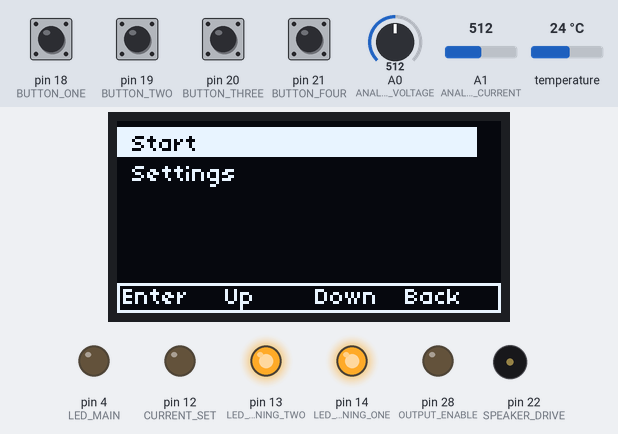
A program run on a simulated Arduino Mega 2560, built with avr-gcc and run on an emulated ATmega2560. Shown: 128×64 one-colour display, output pins drawn as LEDs (lit = HIGH), buzzer (waves = sounding). Inputs (shaded band) come from the test bench; at power-on: pin 18 (BUTTON_ONE), pin 19 (BUTTON_TWO), pin 20 (BUTTON_THREE), pin 21 (BUTTON_FOUR) HIGH, temperature 24 °C, A0 (ANALOG_VOLTAGE) = 512, A1 (ANALOG_CURRENT) = 512.

Above: at 1.5 s.
1.6 s: pin 18 (BUTTON_ONE) pulled LOW for 0.15 s
At 3.9 s:
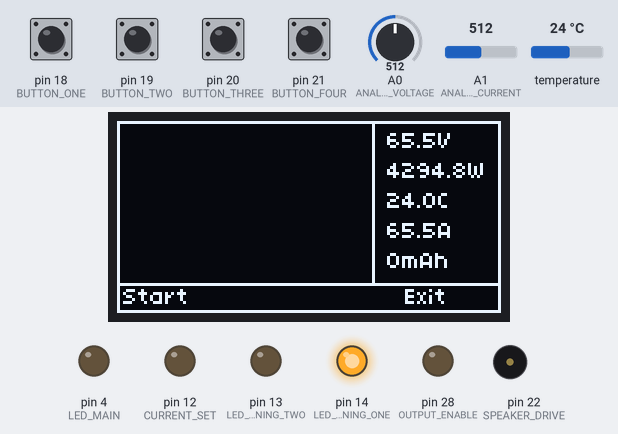
4.3 s: pin 18 (BUTTON_ONE) pulled LOW for 1 s
At 5.3 s:
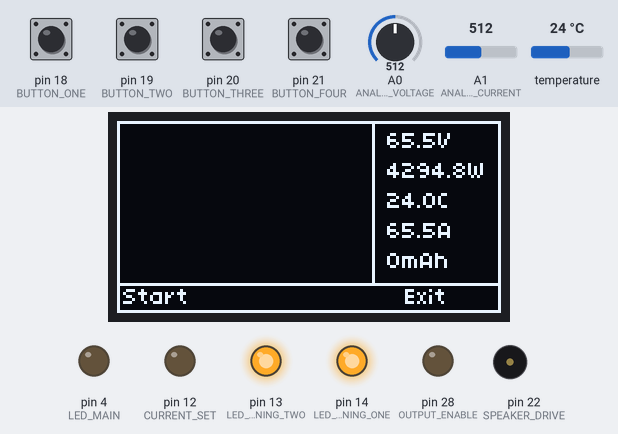
6.8 s: temperature set to 12 °C
At 8.9 s:
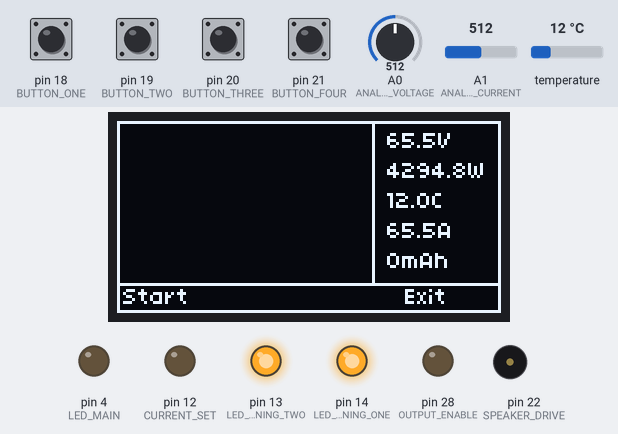
12.3 s: temperature set to 28 °C
At 14.1 s:
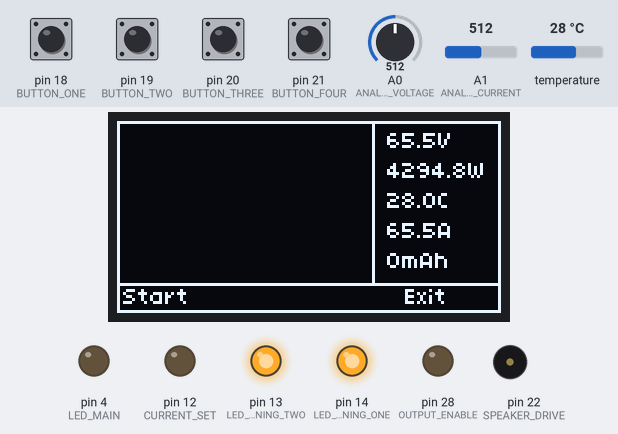
14.5 s: pin 21 (BUTTON_FOUR) pulled LOW for 0.15 s
At 15.4 s:
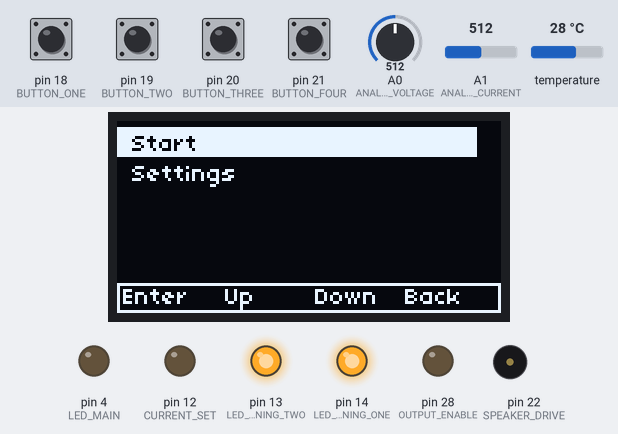
Timing chart, 0 to 17.3 s (numbered marks = the images above; inputs shaded):
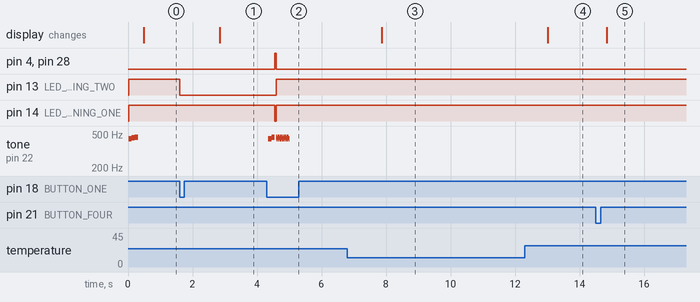

The program:

main.cpp
```cpp
#include <Arduino.h>
#include <TimerOne.h>
#include <U8glib.h>
#include "pins.h"
#include "buttons.h"
#include "adc.h"
#include "config.h"
#include "load_control.h"
#include "menu.h"
#include "sensors.h"
#include "sound.h"

U8GLIB_SH1106_128X64 u8g(U8G_I2C_OPT_NONE | U8G_I2C_OPT_DEV_0);

void setup() {

  u8g.setFont(u8g_font_04b_03);

  Timer1.initialize(20);
  //analogReadResolution(10);
  pinMode(BUTTON_ONE, INPUT_PULLUP);
  pinMode(BUTTON_TWO, INPUT_PULLUP);
  pinMode(BUTTON_THREE, INPUT_PULLUP);
  pinMode(BUTTON_FOUR, INPUT_PULLUP);
  pinMode(ANALOG_VOLTAGE, INPUT);
  pinMode(ANALOG_CURRENT, INPUT);
  pinMode(OUTPUT_ENABLE, OUTPUT);
  pinMode(CURRENT_SET, OUTPUT);
  pinMode(SPEAKER_DRIVE, OUTPUT);
  pinMode(LED_MAIN, OUTPUT);
  pinMode(LED_WARNING_ONE, OUTPUT);
  pinMode(LED_WARNING_TWO, OUTPUT);
  analogReference(INTERNAL2V56);
  Serial.begin(115200);
  one_wire_setup();

	digitalWrite(LED_WARNING_ONE, HIGH);
	digitalWrite(LED_WARNING_TWO, HIGH);
  sound_play_note(440, 100);
  sound_play_note(450, 100);
  sound_play_note(460, 100);
}

int fadeValue = 0;
int dir = 1;
void loop() {

  config_load();

  bool anything_updated = true;
  for(;;)
  {
      menu_run(&u8g, anything_updated);
      anything_updated = buttons_update();
  }

  /*if(dir == 1)
  {
    // sets the value (range from 0 to 255):
    analogWrite(LED_MAIN, fadeValue);
    analogWrite(LED_WARNING_ONE, 255-fadeValue);
    analogWrite(LED_WARNING_TWO, 255-fadeValue);

    if(++fadeValue == 255)
    {
      dir = 0;
    }
  }
  else if(dir == 0)
  {
    // sets the value (range from 0 to 255):
    analogWrite(LED_MAIN, fadeValue);
    analogWrite(LED_WARNING_ONE, 255-fadeValue);
    analogWrite(LED_WARNING_TWO, 255-fadeValue);
    // wait for 30 milliseconds to see the dimming effect
    if(--fadeValue == 0)
    {
      dir = 1;
    }
  }

  delay(1);*/
}
```

adc.h
```cpp
#ifndef _ADC_H_
#define _ADC_H_

uint16_t adc_get_reading(uint8_t pin);
uint16_t adc_raw_voltage();
uint16_t adc_raw_current();
uint16_t adc_get_voltage();
uint16_t adc_get_current();

#endif
```

buttons.h
```cpp
#ifndef _BUTTONS_H_
#define _BUTTONS_H_

#include <U8glib.h>

typedef struct
{
  uint8_t button[4];
} button_state_t;

bool buttons_update();
bool button_get_state(uint8_t button);
button_state_t buttons_get_reset();
void button_wait_for_press(uint8_t button);
void buttons_draw(U8GLIB *u8g, const char* one, const char *two, const char *three, const char *four);

#endif
```

calibration.h
```cpp
#ifndef _CALIBRATION_H_
#define _CALIBRATION_H_

#define MAX_VOLTAGE              20000 // mV
#define MAX_CURRENT              5000 // mA
#define NUM_CALIBRATION_POINTS   20

typedef struct
{
  uint16_t adc_value;
  uint16_t out_value;
} calibration_point_t;

typedef struct
{
  calibration_point_t voltage[NUM_CALIBRATION_POINTS];
  calibration_point_t current[NUM_CALIBRATION_POINTS];
  calibration_point_t current_set[NUM_CALIBRATION_POINTS];
} config_calibration_t;

void do_calibration();
uint16_t calibrate_adc_value(uint16_t value, calibration_point_t calibration[NUM_CALIBRATION_POINTS]);

#endif
```

graph.h
```cpp
#ifndef _GRAPH_H_
#define _GRAPH_H_

#include <U8glib.h>

typedef struct
{
    uint16_t voltage;
    uint16_t current;
} log_point_t;

extern uint32_t graph_time_scale;

void graph_init();
void graph_add_point(uint16_t voltage, uint16_t current);
void graph_draw(U8GLIB *u8g, uint16_t x, uint16_t y, uint16_t w, uint16_t h);

#endif
```

load_control.h
```cpp
#ifndef _LOAD_CONTROL_H_
#define _LOAD_CONTROL_H_

#include <U8glib.h>

void load_enable(bool enable);
bool load_get_state();
void load_set_raw_pwm(uint16_t pwm);
void load_set_current(uint16_t current);

void load_init();
bool load_run(U8GLIB *u8g, bool anything_updated);

#endif
```

menu.h
```cpp
#ifndef _MENU_H_
#define _MENU_H_
#include <Arduino.h>
#include <U8glib.h>

typedef enum
{
    APPLICATION,
    SUB_MENU,
    INTEGER,
    MENU_END
} menu_item_type_t;

typedef struct
{
    void (*init)();
    bool (*run)(U8GLIB *u8g, bool anything_updated);
} application_t;


struct menu_t;

typedef struct menu_item_t
{
    menu_item_type_t type;
    const char *name;
    menu_t *sub_menu;
    application_t *application;
    const char *integer_suffix;
    uint16_t integer_scaling;
    uint16_t integer_decimal;
    uint32_t *integer;
} menu_item_t;

struct menu_t
{
    menu_item_t items[5];
    menu_t *parent;
    uint8_t selected_item;
} ;

extern menu_t main_menu;
extern menu_t *active_menu;
extern application_t *active_application;

void menu_run(U8GLIB *u8g, bool anything_updated);
void menu_update();

#endif
```

sensors.h
```cpp
#ifndef _SENSORS_H_
#define _SENSORS_H_

#include <Arduino.h>

void one_wire_setup();
uint8_t one_wire_get_num_sensors();
bool one_wire_get_temperatures(int16_t *temps);

#endif
```

sound.h
```cpp
#ifndef _SOUND_H_
#define _SOUND_H_

void sound_play_note(float frequency, uint16_t ms);

#endif
```

timer.h
```cpp
#ifndef _TIMER_H_
#define _TIMER_H_

#include <stdint.h>

#define SECONDS(x) (x * 1000)

struct timer_t
{
	uint32_t deadline;
	uint32_t set_time;
};

struct error_t
{
	bool warning;
	uint32_t timeout;
	uint32_t warn_time;
};

void timer_init(timer_t *timer, uint32_t set_time, bool initial);
void timer_reset(timer_t *timer);
bool timer_elapsed(timer_t *timer);

void error_init(error_t *error, uint32_t timeout);
void error_set(error_t *error, bool value);
bool error_get(error_t *error);

#endif
```

adc.cpp
```cpp
#include <Arduino.h>
#include "adc.h"
#include "pins.h"
#include "config.h"
#include "calibration.h"

uint16_t adc_get_reading(uint8_t pin)
{
    uint32_t value = 0;
    for(int i = 0; i < 20; i++)
    {
        value += analogRead(pin);
        delay(1);
    }
    return value / 20;
}

uint16_t adc_raw_voltage()
{
    return adc_get_reading(ANALOG_VOLTAGE);
}
uint16_t adc_raw_current()
{
    return adc_get_reading(ANALOG_CURRENT);
}

uint16_t adc_get_voltage()
{
  uint16_t raw = adc_raw_voltage();
  return calibrate_adc_value(raw, config.calibration.voltage);
}

uint16_t adc_get_current()
{
  uint16_t raw = adc_raw_current();
  return calibrate_adc_value(raw, config.calibration.current);
}
```

buttons.cpp
```cpp
#include <Arduino.h>
#include "buttons.h"
#include "pins.h"

#define DEBOUNCE_DELAY 10

typedef struct
{
    uint32_t last[4];
} debounce_t;


debounce_t debounce = {0};
button_state_t button_state = {0};
button_state_t button_last_state = {0};
button_state_t button_state_reset = {0};


bool buttons_update()
{
    button_state_t buttons = {!digitalRead(BUTTON_ONE), !digitalRead(BUTTON_TWO), !digitalRead(BUTTON_THREE), !digitalRead(BUTTON_FOUR)};
    bool anything_updated = false;

    for(int i = 0; i < 4; i++)
    {
        if(buttons.button[i] != button_last_state.button[i])
        {
            debounce.last[i] = millis();
        }

        if((millis() - debounce.last[i]) > DEBOUNCE_DELAY)
        {
            if(button_state.button[i] != buttons.button[i])
            {
                anything_updated = true;
                button_state_reset.button[i] = buttons.button[i];
                button_state.button[i] = buttons.button[i];
            }
        }
    }

    button_last_state = buttons;

    return anything_updated;
}
bool button_get_state(uint8_t button)
{
    return button_state.button[button];
}
void button_wait_for_press(uint8_t button)
{
    do
    {
        buttons_update();
    } while (!button_state.button[button]);

    do
    {
        buttons_update();
    } while (button_state.button[button]);
}

button_state_t buttons_get_reset()
{
    button_state_t buttons = button_state_reset;
    button_state_reset = {0};
    return buttons;
}

void buttons_draw(U8GLIB *u8g, const char* one, const char *two, const char *three, const char *four)
{
    u8g->drawFrame(0, 54, 128, 10);

    u8g->setPrintPos(2, 61);
    u8g->print(one);
    u8g->setPrintPos(36, 61);
    u8g->print(two);
    u8g->setPrintPos(66, 61);
    u8g->print(three);
    u8g->setPrintPos(96, 61);
    u8g->print(four);
}
```

calibration.cpp
```cpp
#include <Arduino.h>
#include "calibration.h"
#include "config.h"
#include "buttons.h"
#include "adc.h"
#include "load_control.h"

void do_calibration()
{
  /*for(int i = 0; i < NUM_CALIBRATION_POINTS; i++)
  {
    uint16_t voltage = MAX_VOLTAGE / NUM_CALIBRATION_POINTS * i;
    Serial.print("Set input voltage to ");
    Serial.print(voltage/10);
    Serial.println("0mV");
    button_wait_for_press(0);
    config.calibration.voltage[i].adc_value = adc_raw_voltage();
    config.calibration.voltage[i].out_value = voltage;
    Serial.print(config.calibration.voltage[i].adc_value);
    Serial.print(" = ");
    Serial.println(config.calibration.voltage[i].out_value);
  }*/

  /*for(int i = 0; i < NUM_CALIBRATION_POINTS; i++)
  {
    uint16_t current = MAX_CURRENT / NUM_CALIBRATION_POINTS * i;
    Serial.print("Set input current to ");
    Serial.print(current/10);
    Serial.println("0mA");
    button_wait_for_press(0);
    load_set_raw_pwm(1023);
    load_enable(true);
    delay(500);
    config.calibration.current[i].adc_value = adc_raw_current();
    load_enable(false);
    config.calibration.current[i].out_value = current;
    Serial.print(config.calibration.current[i].adc_value);
    Serial.print(" = ");
    Serial.println(config.calibration.current[i].out_value);
  }*/


    load_enable(true);
  for(int i = 0; i < NUM_CALIBRATION_POINTS; i++)
  {
    uint16_t pwm_value = 400 / NUM_CALIBRATION_POINTS * i;

    load_set_raw_pwm(pwm_value);

    delay(1000);
    uint16_t real_current = adc_get_current();

    config.calibration.current_set[i].adc_value = real_current;

    config.calibration.current_set[i].out_value = pwm_value;
    Serial.print(config.calibration.current_set[i].adc_value);
    Serial.print(" = ");
    Serial.println(config.calibration.current_set[i].out_value);
  }
  load_enable(false);
}

float lerp(float v0, float v1, float t) {
  return (1 - t) * v0 + t * v1;
}

uint16_t calibrate_adc_value(uint16_t value, calibration_point_t calibration[NUM_CALIBRATION_POINTS])
{
  int8_t calibration_index = -1;
  for(int i = 0; i < NUM_CALIBRATION_POINTS; i++)
  {
    if(value < calibration[i].adc_value)
    {
      calibration_index = i-1;
      break;
    }

  }

  if(calibration_index == -1 || calibration_index >= NUM_CALIBRATION_POINTS-1)
  {
    return -1;
  }

  value -= calibration[calibration_index].adc_value;
  uint16_t window_size = calibration[calibration_index+1].adc_value - calibration[calibration_index].adc_value;

  float t = float(value) / window_size;

  return uint16_t(lerp(calibration[calibration_index].out_value, calibration[calibration_index+1].out_value, t));
}
```

graph.cpp
```cpp
#include <Arduino.h>
#include <U8glib.h>
#include "graph.h"

#define NUM_GRAPH_POINTS 100

log_point_t dch_log[NUM_GRAPH_POINTS] = {0};
uint16_t current_point = 0;
uint32_t graph_time_scale = 500; // ms

void graph_init()
{
    graph_time_scale = 500;
    current_point = 0;
}

void graph_add_point(uint16_t voltage, uint16_t current)
{
    if(current_point < NUM_GRAPH_POINTS)
    {
        log_point_t point = {voltage, current};
        dch_log[current_point++] = point;
    }
    else
    {
        graph_time_scale *= 2;
        for(size_t i = 0; i < current_point / 2; i++)
        {
            dch_log[i] = dch_log[i*2];
        }
        current_point /= 2;
    }
}
void graph_draw(U8GLIB *u8g, uint16_t x, uint16_t y, uint16_t w, uint16_t h)
{
    u8g->drawFrame(x, y, w, h);

    uint16_t max_voltage = 0;
    uint16_t min_voltage = 0xffff;

    if(current_point < 2)
        return;

    for(size_t i = 0; i < current_point; i++)
    {
        if(dch_log[i].voltage > max_voltage)
            max_voltage = dch_log[i].voltage;
        if(dch_log[i].voltage < min_voltage)
            min_voltage = dch_log[i].voltage;
    }

    max_voltage += 500;
    min_voltage -= 500;

    float x_scaling = float(w) / current_point;
    float y_scaling = float(h) / (max_voltage - min_voltage);

    for(size_t i = 0; i < current_point-1; i++)
    {
        u8g->drawLine(x + i * x_scaling, (y + h) - y_scaling * (dch_log[i].voltage - min_voltage), x + (i+1) * x_scaling, (y + h) - y_scaling * (dch_log[i+1].voltage - min_voltage) );
    }
}
```

load_control.cpp
```cpp
#include <Arduino.h>
#include <TimerOne.h>
#include "pins.h"
#include "calibration.h"
#include "config.h"
#include "buttons.h"
#include "adc.h"
#include <U8glib.h>
#include "graph.h"
#include "sensors.h"
#include "sound.h"
#include "timer.h"

bool enabled = false;

timer_t temp_timer;
timer_t draw_timer;
error_t overcurrent_error;


struct load_draw_info_t
{
	uint32_t voltage;
	uint32_t requested_current;
	uint32_t current;
	uint32_t watts;
	uint32_t mah;
	int16_t temp;
	bool overcurrent_warning;
};

void load_enable(bool enable)
{
	bool play_sound = enable != enabled;
	if(enable && play_sound)
	{
		sound_play_note(440, 100);
		sound_play_note(460, 100);
		digitalWrite(LED_MAIN, HIGH);
		digitalWrite(LED_WARNING_ONE, LOW);
		digitalWrite(LED_WARNING_TWO, LOW);
	}
    enabled = enable;
    digitalWrite(OUTPUT_ENABLE, enable);
	if(!enable && play_sound)
	{
		digitalWrite(LED_MAIN, LOW);
		digitalWrite(LED_WARNING_ONE, HIGH);
		digitalWrite(LED_WARNING_TWO, HIGH);
		for(int i = 0; i < 10; i++)
		{
			sound_play_note(460, 20);
			sound_play_note(440, 20);
		}
	}
}

bool load_get_state()
{
    return enabled;
}

void load_set_raw_pwm(uint16_t pwm)
{
    Timer1.pwm(13, pwm);
}
void load_set_current(uint16_t current)
{
    load_set_raw_pwm(calibrate_adc_value(current, config.calibration.current_set));
}

uint32_t voltage = 0; // mV
uint32_t current = 0; // mA
uint32_t watts = 0; // mW
uint32_t uas = 0; // Microampereseconds
uint32_t mah = 0; // milliamperehours
uint32_t time = 0;
uint32_t requested_current = 0;

void load_init()
{
    requested_current = config.procedures[0].current;
    load_set_current(requested_current);
    uas = 0;
    mah = 0;
    time = millis();
    graph_init();

	timer_init(&temp_timer, SECONDS(5), true);
	timer_init(&draw_timer, SECONDS(1), true);
	error_init(&overcurrent_error, SECONDS(2));
}

void draw_measurements(U8GLIB *u8g, uint8_t x, uint8_t y, load_draw_info_t *info)
{
  // x = 70
  // y = 0
    u8g->setPrintPos(x+5, y+9);
    u8g->print(info->voltage / 10);
    u8g->print(".");
    u8g->print(info->voltage % 10);
    u8g->print("V");

    u8g->setPrintPos(x+5, y+19);
    u8g->print(info->watts / 10);
    u8g->print(".");
    u8g->print(info->watts % 10);
    u8g->print("W");

    u8g->setPrintPos(x+5, y+29);
    u8g->print(info->temp / 128);
    u8g->print(".");
    u8g->print(uint16_t((float(uint16_t(info->temp) % 128) / 128.0f) * 100));
    u8g->print("C");
    /*u8g->print("S");
    u8g->print(requested_current / 10);
    u8g->print(".");
    u8g->print(requested_current % 10);
    u8g->print("A");*/

	if(info->overcurrent_warning)
	{
		u8g->drawBox(x, y+32, 120, 10);
        u8g->setColorIndex(0);
	}
	else
	{
		u8g->setColorIndex(1);
	}

    u8g->setPrintPos(x+5, y+39);
    u8g->print(info->current / 10);
    u8g->print(".");
    u8g->print(info->current % 10);
    u8g->print("A");

	u8g->setColorIndex(1);

    u8g->setPrintPos(x+5, y+49);
    u8g->print(info->mah);
    u8g->print("mAh");

    u8g->drawFrame(x, y, 43, 55);
}

void draw(U8GLIB *u8g, load_draw_info_t *info)
{
    u8g->firstPage();

	do {
		draw_measurements(u8g, 85, 0, info);
       	graph_draw(u8g, 0, 0, 86, 55);
		if(load_get_state())
            buttons_draw(u8g, "", "Stop", "", "Exit");
       	else
           	buttons_draw(u8g, "Start", "", "", "Exit");
   	} while (u8g->nextPage());
}

uint32_t time_counter = 0;
load_draw_info_t load_draw_info;

bool load_run(U8GLIB *u8g, bool anything_updated)
{
    button_state_t buttons = buttons_get_reset();

    if(buttons.button[0] && !load_get_state())
    {
        load_enable(true);
        time = millis();
    }

    if(buttons.button[1] && load_get_state())
    {
        load_enable(false);
    }

    if(buttons.button[3])
    {
        load_enable(false);
        return false;
    }

    voltage = adc_get_voltage();
    current = adc_get_current();
    watts = voltage * current / 1000;

    if(load_get_state())
    {
        uint32_t new_time = millis();
        uint32_t length = new_time - time;
        time_counter += length;
        uas += current * length; // microampereseconds
        time = new_time;

		error_set(&overcurrent_error, current > requested_current * 1.05);
		if(error_get(&overcurrent_error))
		{
			load_enable(false);
			digitalWrite(LED_WARNING_ONE, LOW);
		}


        mah += uas / (1000UL*3600);
        uas %= 1000UL*3600;

		if(mah >= config.procedures[0].mah_limit)
		{
			load_enable(false);
			digitalWrite(LED_WARNING_TWO, LOW);
		}

        if(time_counter > graph_time_scale) // log interval
        {
            time_counter -= graph_time_scale;
            graph_add_point(voltage, current);
        }

    }

    if(load_get_state() && voltage <= config.procedures[0].end_voltage)
    {
        load_enable(false);
    }

	if(timer_elapsed(&temp_timer))
    {
        one_wire_get_temperatures(&load_draw_info.temp);
    }

    if(timer_elapsed(&draw_timer))
    {
		load_draw_info.current = float(current) / 100.0f + 0.5f;
		load_draw_info.mah = mah;
		load_draw_info.overcurrent_warning = overcurrent_error.warning;
		load_draw_info.requested_current = float(requested_current) / 100.0f + 0.5f;
		load_draw_info.voltage = float(voltage) / 100.0f + 0.5f;
		load_draw_info.watts = float(watts) / 100.0f + 0.5f;
        draw(u8g, &load_draw_info);
    }
    return true;
}
```

sensors.cpp
```cpp
#include <OneWire.h>
#include <DallasTemperature.h>
#include "pins.h"

OneWire oneWire(ONE_WIRE_BUS);
DallasTemperature sensors(&oneWire);

uint8_t num_sensors = 0;

void one_wire_setup()
{
    sensors.begin();
    num_sensors = sensors.getDeviceCount();
    sensors.setResolution(12);
    sensors.setWaitForConversion(true);
}

uint8_t one_wire_get_num_sensors()
{
    return num_sensors;
}

bool one_wire_get_temperatures(int16_t *temps)
{
    DeviceAddress deviceAddress;

    sensors.requestTemperatures();

    oneWire.reset_search();
    uint8_t index = 0;

    while(oneWire.search(deviceAddress))
    {
        if(sensors.validAddress(deviceAddress))
        {
            if(sensors.validFamily(deviceAddress))
            {
                if(index == num_sensors)
                {
                    return false;
                }
                temps[index] = sensors.getTemp(deviceAddress);
                if(temps[index] == DEVICE_DISCONNECTED_RAW)
                {
                    return false;
                }
                index++;
            }
        }
    }

    return index == num_sensors;
}
```

Source omitted: menu.cpp (5175 bytes), sound.cpp (223 bytes), timer.cpp (926 bytes), config.h (467 bytes), pins.h (423 bytes), config.cpp (371 bytes)

Measured:
- after the input at 1.6 s, pin 13 (LED_WARNING_TWO): HIGH → LOW at once; the display: changes after 1.2 s (image 1)
- after the input at 4.3 s, pin 4 (LED_MAIN): LOW → HIGH after 0.25 s, → LOW 0.04 s later; pin 13 (LED_WARNING_TWO): LOW → HIGH after 0.30 s
- after the input at 6.8 s, the display: changes after 1.1 s (image 3)
- after the input at 12.3 s, the display: changes after 0.71 s (image 4)
- after the input at 14.5 s, the display: changes after 0.34 s (image 5)
